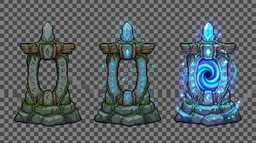
#> input picture imagens/portal.jpeg, 256 x 143 px, shrunk from 1024 x 572 before the run, found by its file name
$ python extract_portal.py
#> lines starting #> are read from the running program, lines starting #| are printed output that depends on the picture; after the words box and inside, x2 and y2 are one past the last pixel; in counts of white or black regions, pixels touching at a corner belong together
### Tools/extract_janelas.py
"""Separa as 60 janelas (imagens/janelas-1.jpeg e janelas-2.jpeg, grade 6x5 cada).

O fundo xadrez sai pela POSIÇÃO de cada quadrado (como no extract_casa.py), inclusive
dentro dos vidros: esses vãos viram transparência. Para cada janela com vão, gera também
<id>_ceu.png — o céu claro só no formato dos vãos — que o jogo põe por trás da janela,
como se lá fora fosse dia. E uma textura comum de raios de sol (luz_raios.png).

Saída: Assets/Resources/Windows/. A janela fica na resolução da imagem (64 px = 1 quadrado
da parede no jogo).

Uso:  python3 Tools/extract_janelas.py
"""
import os
import numpy as np
from PIL import Image

OUT = "Assets/Resources/Windows"
SOURCES = ["imagens/janelas-2.jpeg", "imagens/janelas-1.jpeg"]   # clássicas primeiro
COLS, ROWS = 6, 5
TOL = 16

# Nomes na ordem da grade de cada imagem (linha a linha).
NAMES = {
    "imagens/janelas-2.jpeg": [
        ("janela_simples", "Simples"), ("janela_venezianas_abertas", "Venezianas abertas"),
        ("janela_arco_madeira", "Arco de madeira"), ("janela_floreira", "Com floreira"),
        ("janela_cortinas_vermelhas", "Cortinas vermelhas"), ("janela_portinhola", "Portinhola fechada"),
        ("janela_grade_ferro", "Grade de ferro"), ("janela_cela", "Cela"),
        ("janela_quebrada", "Quebrada com tábuas"), ("janela_porao", "Porão"),
        ("janela_escotilha_metal", "Escotilha de metal"), ("janela_seteira", "Seteira"),
        ("janela_vitral_gotico", "Vitral gótico"), ("janela_rosacea", "Rosácea"),
        ("janela_elfica", "Élfica"), ("janela_runas_brilhantes", "Runas brilhantes"),
        ("janela_arcos_pedra", "Arcos de pedra"), ("janela_lua_estrela", "Lua e estrela"),
        ("janela_cortinas_brancas", "Cortinas brancas"), ("janela_cortinas_azuis", "Cortinas azuis"),
        ("janela_sacada_telhado", "Sacada com telhado"), ("janela_triangular", "Triangular"),
        ("janela_moderna", "Moderna"), ("janela_shoji", "Shoji"),
        ("janela_hera_redonda", "Redonda com hera"), ("janela_congelada", "Congelada"),
        ("janela_nave", "Nave espacial"), ("janela_ferro_forjado", "Ferro forjado"),
        ("janela_tabuas", "Tábuas pregadas"), ("janela_tijolo_redonda", "Redonda de tijolo"),
    ],
    "imagens/janelas-1.jpeg": [
        ("janela_vitral_floresta", "Vitral da floresta"), ("janela_tela_futurista", "Tela futurista"),
        ("janela_engrenagem", "Escotilha de engrenagem"), ("janela_vitral_morcego", "Vitral do morcego"),
        ("janela_lua_sol", "Lua e sol"), ("janela_quadrada_entalhada", "Quadrada entalhada"),
        ("janela_doze_vidros", "Doze vidros"), ("janela_sacada_pedra", "Sacada de pedra"),
        ("janela_art_deco", "Art déco"), ("janela_losangos", "Losangos de chumbo"),
        ("janela_dupla", "Dupla"), ("janela_cruz_pedra", "Cruz de pedra"),
        ("janela_hera", "Coberta de hera"), ("janela_arco_cortina", "Arco com pano"),
        ("janela_aquario", "Aquário"), ("janela_lava", "Lava"),
        ("janela_teia", "Teia"), ("janela_musgo", "Musgo"),
        ("janela_sacada_cortinas", "Sacada com cortinas"), ("janela_estufa", "Estufa"),
        ("janela_venezianas_floreira", "Venezianas com floreira"), ("janela_claraboia", "Claraboia"),
        ("janela_vitral_fenix", "Vitral da fênix"), ("janela_meia_lua", "Meia-lua"),
        ("janela_lapide", "Lápide de caveira"), ("janela_gaiola", "Gaiola suspensa"),
        ("janela_tela_metal", "Tela de metal"), ("janela_escotilha_mar", "Escotilha do mar"),
        ("janela_casinha_doce", "Casinha de doce"), ("janela_moldura_barroca", "Moldura barroca"),
    ],
}


def checker_fit(a):
    """Tamanho e deslocamento dos quadrados, ajustados só em pixels cinzas (as janelas
    encostam no topo da imagem, então não dá para usar uma faixa só de fundo)."""
    lum = a.mean(2)
    neutral = (np.abs(a[:, :, 0] - a[:, :, 1]) < 6) & (np.abs(a[:, :, 1] - a[:, :, 2]) < 6)
    lo = np.median(lum[neutral & (lum < 110)])
    hi = np.median(lum[neutral & (lum >= 110) & (lum < 170)])
    ys, xs = np.where(neutral & ((np.abs(lum - lo) < 6) | (np.abs(lum - hi) < 6)))
    rng = np.random.default_rng(1)
    pick = rng.choice(len(ys), min(30000, len(ys)), replace=False)
    ys, xs, l = ys[pick], xs[pick], lum[ys[pick], xs[pick]]
    best = None
    for p in np.arange(16.8, 17.4, 0.02):
        for ox in np.arange(0, p, 0.5):
            for oy in np.arange(0, p, 0.5):
                par = (np.floor((xs + ox) / p) + np.floor((ys + oy) / p)) % 2
                err = np.abs(l - np.where(par == 0, lo, hi)).mean()
                if best is None or err < best[0]:
                    best = (err, p, ox, oy)
    return best[1], best[2], best[3], lo, hi


def flood(cand, seeds):
    H, W = cand.shape
    out = np.zeros_like(cand)
    stack = [s for s in seeds if cand[s]]
    for s in stack:
        out[s] = True
    while stack:
        y, x = stack.pop()
        for dy, dx in ((1, 0), (-1, 0), (0, 1), (0, -1)):
            ny, nx = y + dy, x + dx
            if 0 <= ny < H and 0 <= nx < W and cand[ny, nx] and not out[ny, nx]:
                out[ny, nx] = True
                stack.append((ny, nx))
    return out


def local_std(lum, r=2):
    """Desvio do brilho numa janela (2r+1)x(2r+1) em volta de cada pixel."""
    pad = np.pad(lum, r + 1, mode="edge")
    s1 = pad.cumsum(0).cumsum(1)
    s2 = (pad ** 2).cumsum(0).cumsum(1)
    k = 2 * r + 1

    def box(s):
        return s[k:, k:] - s[:-k, k:] - s[k:, :-k] + s[:-k, :-k]
    n = k * k
    m = box(s1)[:lum.shape[0], :lum.shape[1]] / n
    v = box(s2)[:lum.shape[0], :lum.shape[1]] / n - m ** 2
    return np.sqrt(np.maximum(v, 0))


def background(a):
    p, ox, oy, lo, hi = checker_fit(a)
    print(f"  xadrez: quadrado {p:.2f}px, tons {lo:.0f}/{hi:.0f}")
    H, W, _ = a.shape
    lum = a.mean(2)
    neutral = (np.abs(a[:, :, 0] - a[:, :, 1]) < 12) & (np.abs(a[:, :, 1] - a[:, :, 2]) < 12)
    yy, xx = np.mgrid[0:H, 0:W]
    fx, fy = (xx + ox) / p, (yy + oy) / p
    expected = np.where((np.floor(fx) + np.floor(fy)) % 2 == 0, lo, hi)
    edge = (np.minimum(fx % 1, 1 - fx % 1) * p < 1.6) | (np.minimum(fy % 1, 1 - fy % 1) * p < 1.6)
    cand = neutral & (np.abs(lum - expected) < TOL)
    cand |= neutral & edge & (lum > lo - TOL) & (lum < hi + TOL)
    # Sem depender da posição: bloco liso de cinza puro num dos dois tons é quadrado do xadrez
    # (em parte das imagens a grade desalinha um pouco e o "tom esperado" erra).
    flat = neutral & (local_std(lum) < 4) & ((np.abs(lum - lo) < 12) | (np.abs(lum - hi) < 12))
    cand |= flat

    border = [(y, x) for y in range(H) for x in (0, W - 1)] + [(y, x) for x in range(W) for y in (0, H - 1)]
    bg = flood(cand, border)

    # Vãos fechados (vidros): região cinza que segue o xadrez e é cinza puro vira transparente.
    strict = neutral & ((np.abs(lum - expected) < 12) | edge)
    seen = bg.copy()
    for y0, x0 in zip(*np.where(cand & ~bg)):
        if seen[y0, x0]:
            continue
        comp = flood(cand & ~seen, [(y0, x0)])
        seen |= comp
        cy, cx = np.where(comp)
        core = ~edge[cy, cx]
        if len(cy) < 12 or core.sum() == 0:
            continue
        l, e = lum[cy, cx][core], expected[cy, cx][core]
        dark = np.mean(e == lo)
        off = np.abs(l - e).mean()
        hue = (a[cy, cx, 2] - a[cy, cx, 0]).mean()
        match = strict[cy, cx].mean()
        # Cinza puro seguindo o xadrez (pedra e metal puxam para outra cor ou ficam num tom só).
        plain = match >= 0.9 and hue < 1.0 and (
            (len(cy) >= 40 and 0.1 < dark < 0.9 and off < 9) or (l.std() < 5 and off < 6))
        # Vidro levemente colorido: área grande com os dois tons do xadrez, cor fraca.
        glass = len(cy) >= 150 and 0.15 < dark < 0.85 and off < 10 and match >= 0.8 and abs(hue) < 15
        # Vidro onde a grade desalinhou: quase todo em blocos lisos, com os dois tons presentes.
        lc = lum[cy, cx]
        both = np.mean(np.abs(lc - lo) < 14) > 0.15 and np.mean(np.abs(lc - hi) < 14) > 0.15
        glass |= len(cy) >= 120 and flat[cy, cx].mean() > 0.6 and both and abs(hue) < 15
        if plain or glass:
            bg[cy, cx] = True

    bg |= tinted_glass(a, lum, bg)

    for _ in range(2):   # auréola do JPEG em volta do desenho
        near = np.zeros_like(bg)
        near[1:] |= bg[:-1]; near[:-1] |= bg[1:]; near[:, 1:] |= bg[:, :-1]; near[:, :-1] |= bg[:, 1:]
        bg |= ~bg & near & neutral & (lum > lo - 10) & (lum < hi + 10)
    return bg, p


def tinted_glass(a, lum, bg):
    """Vidro colorido e semitransparente: o xadrez aparece em outros tons (mais escuro,
    esverdeado...). Procura a forma dele em vez da cor: quadradinhos lisos de 9 a 18 px
    vizinhos de outro quadradinho com brilho bem diferente (claro/escuro alternando)."""
    H, W = lum.shape
    sat = a.max(2) - a.min(2)
    flat = (local_std(lum) < 5) & (sat < 45) & ~bg
    squares = []
    seen = np.zeros_like(flat)
    for y, x in zip(*np.where(flat)):
        if seen[y, x]:
            continue
        comp = flood(flat & ~seen, [(y, x)])
        seen |= comp
        ys, xs = np.where(comp)
        h, w = ys.max() - ys.min() + 1, xs.max() - xs.min() + 1
        if 9 <= h <= 18 and 9 <= w <= 18 and len(ys) >= 0.7 * h * w:
            squares.append((ys.mean(), xs.mean(), lum[ys, xs].mean(), ys, xs))
    glass = np.zeros((H, W), bool)
    for i, (cy, cx, l, ys, xs) in enumerate(squares):
        for cy2, cx2, l2, _, _ in squares:
            d = np.hypot(cy - cy2, cx - cx2)
            if 13 <= d <= 22 and abs(l - l2) > 15:
                glass[ys, xs] = True
                break
    # As divisas entre os quadradinhos (borradas) entram também.
    for _ in range(3):
        g = glass.copy()
        g[1:] |= glass[:-1]; g[:-1] |= glass[1:]; g[:, 1:] |= glass[:, :-1]; g[:, :-1] |= glass[:, 1:]
        glass = g & ~bg & (sat < 45)
    return glass


# [47 lines left out: function refine_glass, not called in this run]


def drop_specks(fg, min_size=25):
    seen = np.zeros_like(fg)
    out = fg.copy()
    for y, x in zip(*np.where(fg)):
        if seen[y, x]:
            continue
        comp = flood(fg & ~seen, [(y, x)])
        seen |= comp
        if comp.sum() < min_size:
            out &= ~comp
    return out


# [88 lines left out: functions group_by_cell, sky, rays, main, not called in this run]


# [2 lines that do not run on import are left out]

### Tools/extract_pixelart.py
"""Extrai pixel art em resolução nativa de uma captura ampliada.

Resolve o problema de receber a arte como JPEG gigante com fundo xadrez: descobre
o tamanho real do pixel, reamostra, transforma o xadrez em transparência, separa
os sprites e limpa o ruído de compressão do JPEG.

Uso:
    python3 Tools/extract_pixelart.py imagens/Arvores.jpeg Assets/Art/Sprites/Environment arvore
    python3 Tools/extract_pixelart.py imagens/Cavaleiro.jpeg Assets/Art/Sprites/Characters cavaleiro --single
    python3 Tools/extract_pixelart.py imagens/planta-casa.jpeg Assets/Resources/Items planta_casa --single --sem-ruido
    python3 Tools/extract_pixelart.py imagens/botao-dev.png Assets/Resources/UI/Kit botao_dev --single --sem-ruido --grid 88
    python3 Tools/extract_pixelart.py imagens/pedra-madeira.jpeg <pasta> mat --sem-ruido   (mat_01 = pedra, mat_02 = madeira)
    python3 Tools/extract_pixelart.py imagens/corda.jpeg Assets/Resources/Items corda --single --sem-ruido

--sem-ruido descarta grupinhos soltos de pixels que o JPEG deixa no meio do fundo
(sem isso eles esticam o recorte até a borda da imagem).
"""
import sys
import os
import numpy as np
from PIL import Image


def detect_pitch(a):
    """Descobre o tamanho real de cada pixel da arte.

    Medir o espaçamento entre mudanças de cor não funciona: pixels vizinhos de mesma
    cor se fundem, então os espaçamentos observados são múltiplos do valor verdadeiro
    (e o do xadrez de fundo costuma dominar). Em vez disso, testamos cada grade
    candidata e escolhemos a que deixa os blocos mais uniformes por dentro — na grade
    certa, cada bloco é de cor sólida e a variância interna cai para quase zero.
    """
    H, W, _ = a.shape
    scores = {}

    for gw in range(20, 641):
        pitch = W / gw
        if pitch < 3:
            break
        gh = int(round(H / pitch))
        if gh < 8:
            continue

        total, n = 0.0, 0
        for gy in range(2, gh - 2, max(1, gh // 24)):
            for gx in range(2, gw - 2, max(1, gw // 24)):
                x0, x1 = int(gx * pitch) + 1, int((gx + 1) * pitch) - 1
                y0, y1 = int(gy * pitch) + 1, int((gy + 1) * pitch) - 1
                if x1 <= x0 or y1 <= y0:
                    continue
                blk = a[y0:y1, x0:x1].reshape(-1, 3)
                if len(blk) < 4:
                    continue
                total += blk.std(axis=0).mean()
                n += 1

        if n >= 20:
            scores[gw] = total / n

    if not scores:
        raise SystemExit("nao consegui medir a grade de pixels")

    # Qualquer grade mais fina que a verdadeira também fica uniforme (cada pixel real
    # vira um bloco NxN sólido), então a de menor variância é sempre fina demais.
    # A resposta certa é a grade MAIS GROSSA que ainda tem variância quase nula.
    floor = min(scores.values())
    limit = max(floor * 1.8, floor + 1.2)
    return W / min(gw for gw, s in scores.items() if s <= limit)


def resample(a, gw):
    H, W, _ = a.shape
    pitch = W / gw
    gh = int(round(H / pitch))
    out = np.zeros((gh, gw, 3), int)
    for gy in range(gh):
        for gx in range(gw):
            cx, cy = (gx + 0.5) * pitch, (gy + 0.5) * pitch
            x0, x1 = int(cx - pitch * 0.3), int(cx + pitch * 0.3)
            y0, y1 = int(cy - pitch * 0.3), int(cy + pitch * 0.3)
            blk = a[max(0, y0):min(H, y1 + 1), max(0, x0):min(W, x1 + 1)].reshape(-1, 3)
            out[gy, gx] = np.median(blk, axis=0).astype(int)
    return out


# [84 lines left out: functions background_mask, drop_specks, not called in this run]


def split_columns(fg, min_width=5):
    fill = fg.sum(0)
    groups, start = [], None
    for x in range(fg.shape[1]):
        if fill[x] > 0 and start is None:
            start = x
        elif fill[x] == 0 and start is not None:
            groups.append((start, x - 1))
            start = None
    if start is not None:
        groups.append((start, fg.shape[1] - 1))
    return [g for g in groups if g[1] - g[0] >= min_width]


def quantize(rgb, alpha, dist=34):
    """Agrupa cores próximas, começando pelas mais frequentes.
    O JPEG cria centenas de tons quase iguais; pixel art real tem poucas dezenas."""
    px = rgb.reshape(-1, 3)[alpha.reshape(-1) > 0]
    cols, cnts = np.unique(px, axis=0, return_counts=True)
    reps = []
    for i in np.argsort(-cnts):
        c = cols[i]
        if all(((c - np.array(r)) ** 2).sum() > dist ** 2 for r in reps):
            reps.append(tuple(c))
    reps = np.array(reps)
    d = ((rgb.reshape(-1, 1, 3) - reps.reshape(1, -1, 3)) ** 2).sum(2)
    return reps[d.argmin(1)].reshape(rgb.shape).astype(np.uint8), len(reps)


# [59 lines left out: function main, not called in this run]


# [2 lines that do not run on import are left out]

### Tools/extract_portal.py
"""As 3 etapas do Portal de teleporte (imagens/portal.jpeg): inativo, ativando e ativo.

Pedra cinza sobre xadrez cinza e o vão do portal mostrando o fundo: o fundo sai pela
posição dos quadrados (extract_janelas.py), inclusive dentro do arco. Depois tudo é
reduzido à grade nativa. As 3 etapas ficam com a mesma tela e a mesma base, para trocar
de etapa sem o portal sair do lugar.
Saída: Assets/Resources/Props/portal_1.png .. portal_3.png.

Uso:  python3 Tools/extract_portal.py
"""
import sys
import numpy as np
from PIL import Image
sys.path.insert(0, "Tools")
import extract_pixelart as EP
import extract_janelas as J

SRC = "imagens/portal.jpeg"


def tinted_squares(a, bg):
    lum = a.mean(2)
    sat = a.max(2) - a.min(2)
    H, W = lum.shape
    flat = (J.local_std(lum) < 5) & (sat < 110) & ~bg
    squares = []
    seen = np.zeros_like(flat)
    for y, x in zip(*np.where(flat)):
        if seen[y, x]:
            continue
        comp = J.flood(flat & ~seen, [(y, x)])
        seen |= comp
        ys, xs = np.where(comp)
        h, w = ys.max() - ys.min() + 1, xs.max() - xs.min() + 1
        if 9 <= h <= 18 and 9 <= w <= 18 and len(ys) >= 0.7 * h * w:
            squares.append((ys.mean(), xs.mean(), lum[ys, xs].mean(), ys, xs))
    out = np.zeros((H, W), bool)
    for cy, cx, l, ys, xs in squares:
        n = 0
        for cy2, cx2, l2, _, _ in squares:
            if 13 <= np.hypot(cy - cy2, cx - cx2) <= 22 and abs(l - l2) > 10:
                n += 1
        if n >= 1:
            out[ys, xs] = True
    for _ in range(3):   # divisas borradas entre os quadradinhos
        g = out.copy()
        g[1:] |= out[:-1]; g[:-1] |= out[1:]; g[:, 1:] |= out[:, :-1]; g[:, :-1] |= out[:, 1:]
        out = g & ~bg & (sat < 110) & (J.local_std(lum) < 25)
    return out


# [58 lines left out: functions box_mean, clean_halo, not called in this run]


def main():
    a = np.array(Image.open(SRC).convert("RGB")).astype(float)
    bg, _ = J.background(a)
#> in checker_fit, `neutral = (np.abs(a[:, :, 0] - a[:, :, 1]) < 6) & (np.abs(a[:, :, 1] -..`:
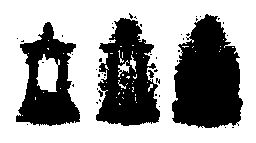
#> neutral: shape (143, 256) bool; 61.7% white; 47 black regions (43 under 20 px), largest, box (x1, y1, x2, y2) and area: (172, 14, 243, 128) 5919, (96, 18, 160, 126) 4437, (16, 22, 80, 126) 3490, (148, 70, 154, 78) 29
#> in checker_fit, `lo = np.median(lum[neutral & (lum < 110)])`: lo = 76
#> in checker_fit, `hi = np.median(lum[neutral & (lum >= 110) & (lum < 170)])`: hi = 127
#> in checker_fit, `ys, xs = np.where(neutral & ((np.abs(lum - lo) < 6) | (np.abs(lum - hi..`: ys = 10551 values from 0 to 142; xs = 10551 values, max 255 at index 175, min 0 at index 0, mean 120.3
#> in checker_fit, `pick = rng.choice(len(ys), min(30000, len(ys)), replace=False)`: pick = 10551 values, max 10550 at index 666, min 0 at index 7891, mean 5275
#> in checker_fit, `ys, xs, l = ys[pick], xs[pick], lum[ys[pick], xs[pick]]`: ys = 10551 values, max 142 at index 6, min 0 at index 1, mean 62.4; xs = 10551 values, max 255 at index 16, min 0 at index 169, mean 120.3; l = 10551 values, max 132.7 at index 896, min 70.33 at index 343, mean 103.8
#> after the loop in checker_fit, `for p in np.arange(16.8, 17.4, 0.02):`: best = (26.78, 16.92, 12.5, 6.5)
#> in background, `p, ox, oy, lo, hi = checker_fit(a)`: p = 16.92; ox = 12.5; oy = 6.5; lo = 76; hi = 127
#|   xadrez: quadrado 16.92px, tons 76/127
#> in flood, `stack = [s for s in seeds if cand[s]]`: stack = 448 pairs, first value 0 to 142, second value 0 to 255
#> the loop in flood, `for s in stack:` made 448 passes
#> s on passes 1 to 3: (0, 0), (0, 255), (1, 0)
#> the loop in flood, `while stack:` made 10852 passes
#> (y, x) on passes 1 to 3: (142, 255), (0, 255), (142, 254)
#> after the loop in flood, `while stack:`: stack = []
#> the loop in background, `for y0, x0 in zip(*np.where(cand & ~bg)):` made 3972 passes
#> (y0, x0) on passes 2 to 4: (4, 10), (4, 11), (4, 12)
#> after the loop in background, `for y0, x0 in zip(*np.where(cand & ~bg)):`:
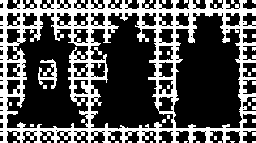
#> bg: shape (143, 256) bool; 32.6% white; 53 white regions (49 under 20 px), largest, box (x1, y1, x2, y2) and area: (0, 0, 256, 143) 11079, (38, 59, 57, 89) 217, (43, 68, 51, 76) 32, (94, 47, 102, 55) 29
#> in tinted_glass, `sat = a.max(2) - a.min(2)`:
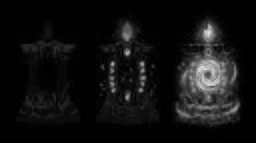
#> sat: shape (143, 256) float64; min 0, max 228, mean 16.6
#> the loop in tinted_glass, `for y, x in zip(*np.where(flat)):` made 8 passes
#> (y, x) on passes 1 to 8: (32, 47), (33, 47), (34, 47), (119, 35), (119, 36), (119, 115), (119, 116), (120, 37)
#> after the loop in background, `for _ in range(2):`:
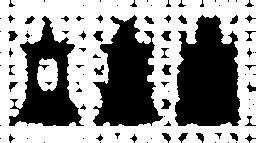
#> near: shape (143, 256) bool; 56.8% white; 95 black regions (56 under 20 px), largest, box (x1, y1, x2, y2) and area: (175, 15, 241, 126) 5646, (93, 15, 163, 126) 4769, (9, 16, 84, 126) 3722
    # Aura semitransparente: xadrez tingido de azul/roxo por baixo do brilho. Na imagem
    # grande cada quadrado tem 17 px: quadradinhos lisos (mesmo coloridos) com vizinhos
    # alternando claro/escuro são fundo.
    bg |= tinted_squares(a, bg)
#> the loop in tinted_squares, `for y, x in zip(*np.where(flat)):` made 8 passes
    fg = J.drop_specks(~bg, 12)          # faíscas pequenas ficam
#> the loop in drop_specks, `for y, x in zip(*np.where(fg)):` made 16839 passes
#> (y, x) on passes 1 to 3: (0, 10), (0, 44), (0, 100)
#> after the loop in drop_specks, `for y, x in zip(*np.where(fg)):`:
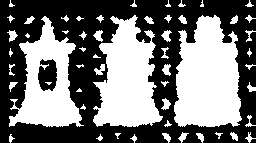
#> out: shape (143, 256) bool; 45.5% white; 55 white regions (13 under 20 px), largest, box (x1, y1, x2, y2) and area: (174, 15, 242, 127) 5881, (93, 15, 163, 127) 4999, (9, 16, 84, 127) 4010
    pitch = EP.detect_pitch(a)
    gw = int(round(a.shape[1] / pitch))
    print(f"  grade {gw} (passo {pitch:.2f}px)")
#|   grade 58 (passo 4.41px)
    grid = EP.resample(a, gw)
    mask = EP.resample(np.dstack([fg * 255.0] * 3), gw)[:, :, 0] > 127
#> call 2 of resample, with gw = 58
#> after the loop in resample (call 2), `for gy in range(gh):`:
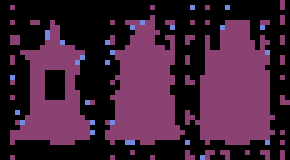
#> out: shape (32, 58, 3) int64 (shown 5 times larger); 3 distinct labels, from 0 to 255; one colour per label, 0 black
#> mask: shape (32, 58) bool; 44.6% white; 40 white regions (37 under 20 px), largest, box (x1, y1, x2, y2) and area: (37, 4, 55, 29) 301, (21, 3, 37, 29) 260, (2, 4, 18, 29) 201
    spans = sorted(EP.split_columns(mask), key=lambda s: -mask[:, s[0]:s[1] + 1].sum())[:3]
    spans.sort()
    crops = []
    for x0, x1 in spans:
        ys = np.where(mask[:, x0:x1 + 1].any(1))[0]
        crops.append((x0, x1, ys.min(), ys.max()))
#> this loop made 2 passes
#> (x0, x1) on passes 1 to 2: (2, 18), (21, 54)
    width = max(x1 - x0 + 1 for x0, x1, _, _ in crops)
    height = max(y1 - y0 + 1 for _, _, y0, y1 in crops)
    for i, (x0, x1, y0, y1) in enumerate(crops, 1):
        rgb = grid[y0:y1 + 1, x0:x1 + 1].astype(int)
        m = mask[y0:y1 + 1, x0:x1 + 1]
        if i == 3:
            m = clean_halo(rgb, m, 17.04 / pitch)
        alpha = np.where(m, 255, 0).astype(np.uint8)
        snapped, _ = EP.quantize(rgb, alpha, 16)
        img = np.zeros((height, width, 4), np.uint8)
        h, w = alpha.shape
        ox = (width - w) // 2
        img[height - h:, ox:ox + w, :3] = snapped
        img[height - h:, ox:ox + w, 3] = alpha
        path = f"Assets/Resources/Props/portal_{i}.png"
        Image.fromarray(img, "RGBA").save(path)
        print(f"  {path}: {w}x{h} (tela {width}x{height})")
#> this loop made 2 passes
#> (i, x0, x1, y0, y1) on passes 1 to 2: (1, 2, 18, 1, 31), (2, 21, 54, 1, 31)
#> (printed output is left out)
#> pass 2, in main, `m = mask[y0:y1 + 1, x0:x1 + 1]`:
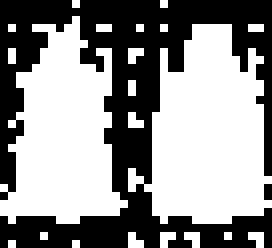
#> m: shape (31, 34) bool (shown 8 times larger); 56.5% white; 2 black regions (1 under 20 px), largest, box (x1, y1, x2, y2) and area: (0, 0, 34, 31) 456


if __name__ == "__main__":
    main()
